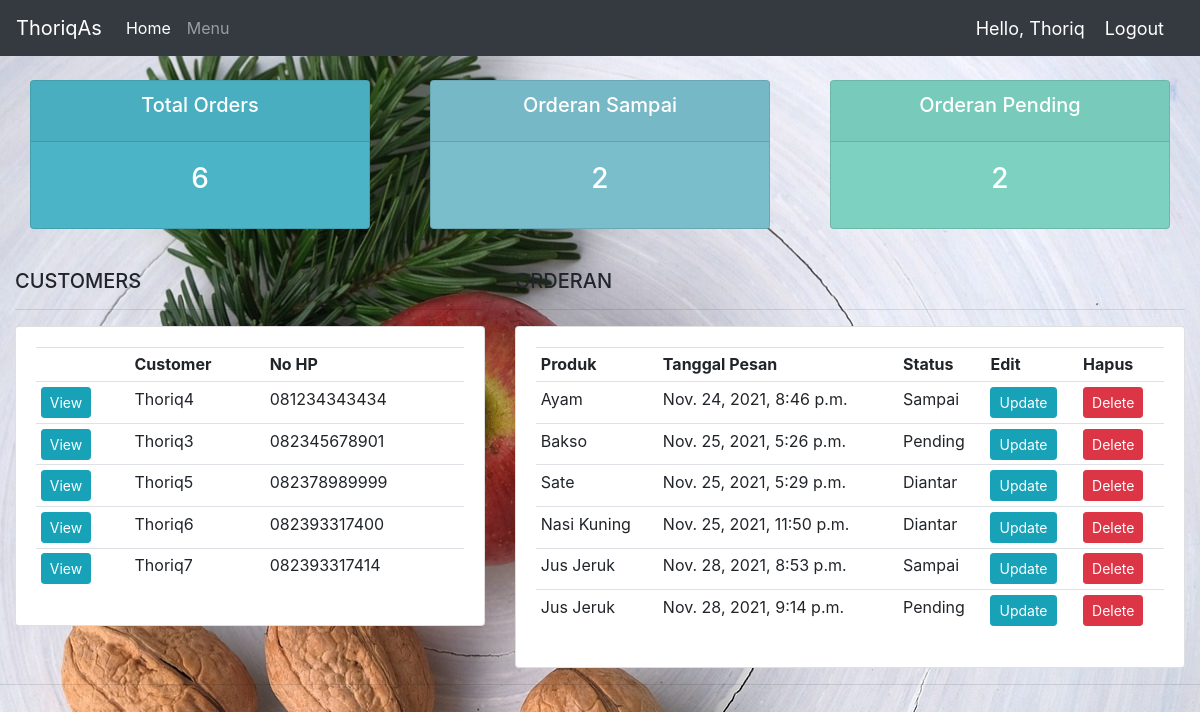
The app's page / (signed in) with its own data.
### accounts/models.py (models this page shows, shortened)
class Customer(models.Model):
	user = models.OneToOneField(User, null=True, on_delete=models.CASCADE)
	name = models.CharField(max_length=200, null=True)
	phone = models.CharField(max_length=200, null=True)
	email = models.CharField(max_length=200, null=True)
	date_created = models.DateTimeField(auto_now_add=True, null=True)

class Order(models.Model):
	STATUS = (
			('Pending', 'Pending'),
			('Diantar', 'Diantar'),
			('Sampai', 'Sampai'),
			)
	customer = models.ForeignKey(Customer, null=True, on_delete= models.SET_NULL)
	product = models.ForeignKey(Product, null=True, on_delete= models.SET_NULL)
	date_created = models.DateTimeField(auto_now_add=True, null=True)
	status = models.CharField(max_length=200, null=True, choices=STATUS)
	note = models.CharField(max_length=1000, null=True)

class Product(models.Model):
	CATEGORY = (
			('Indoor', 'Indoor'),
			('Out Door', 'Out Door'),
			)
	name = models.CharField(max_length=200, null=True)
	price = models.FloatField(null=True)
	category = models.CharField(max_length=200, null=True, choices=CATEGORY)
	description = models.CharField(max_length=200, null=True, blank=True)
	date_created = models.DateTimeField(auto_now_add=True, null=True)
	tags = models.ManyToManyField(Tag)
	def __str__(self):
		return self.name

### accounts/decorators.py (the view)
	def wrapper_function(request, *args, **kwargs):
		group = None
		if request.user.groups.exists():
			group = request.user.groups.all()[0].name
		if group == 'customer':
			return redirect('user-page')
		if group == 'admin':
			return view_func(request, *args, **kwargs)

### accounts/views.py (called while the page is built)
@login_required(login_url='login')
@admin_only
def home(request):
	orders = Order.objects.all()
	customers = Customer.objects.all()
	total_customers = customers.count()
	total_orders = orders.count()
	Sampai = orders.filter(status='Sampai').count()
	pending = orders.filter(status='Pending').count()
	context = {'orders':orders, 'customers':customers,
	'total_orders':total_orders,'Sampai':Sampai,
	'pending':pending }
	return render(request, 'accounts/dashboard.html', context)

### accounts/templates/accounts/dashboard.html (shortened to what this page needs)
{%  extends 'accounts/main.html' %}
{% block content %}
{%  include 'accounts/status.html' %}
{% load static %}
<!DOCTYPE html>
<html>
<head>
</head>
<br>
<div class="row">
	<div class="col-md-5">
		<h5>CUSTOMERS</h5>
		<hr>
		<div class="card card-body">
			<table class="table table-sm">
				<tr>
					<th></th>
					<th>Customer</th>
					<th>No HP</th>
				</tr>
				{% for customer in customers %}
					<tr>
						<td><a class="btn btn-sm btn-info" href="{% url 'customer' customer.id %}">View</a></td>
						<td>{{customer.name}}</td>
						<td>{{customer.phone}}</td>
					</tr>
				{% endfor %}
			</table>
		</div>
	</div>
	<div class="col-md-7">
		<h5>ORDERAN</h5>
		<hr>
		<div class="card card-body">
			<table class="table table-sm">
				<tr>
					<th>Produk</th>
					<th>Tanggal Pesan</th>
					<th>Status</th>
					<th>Edit</th>
					<th>Hapus</th>
				</tr>
				{% for order in orders %}
					<tr>
						<td>{{order.product}}</td>
						<td>{{order.date_created}}</td>
						<td>{{order.status}}</td>
						<td><a class="btn btn-sm btn-info" href="{% url 'update_order' order.id %}">Update</a></td>
						<td><a class="btn btn-sm btn-danger" href="{% url 'delete_order' order.id %}">Delete</a></td>
					</tr>
				{% endfor %}
			</table>
		</div>
	</div>
</div>
{% endblock %}

### accounts/templates/accounts/main.html (shortened to what this page needs)
{% load static %}
<!DOCTYPE html>
<html>
<head>
	<link rel="stylesheet" href="https://stackpath.bootstrapcdn.com/bootstrap/4.3.1/css/bootstrap.min.css">
	<link rel="stylesheet" type="text/css" href="{% static '/css/main.css' %}">
</head>
<body>
	{%  include 'accounts/navbar.html' %}
	<div class="container-fluid">
	{% block content %}
	{% endblock %}
    </div>
	<hr>
</body>
</html>

### accounts/templates/accounts/navbar.html (shortened to what this page needs)
{% load static %}
  <nav class="navbar navbar-expand-lg navbar-dark bg-dark">
    <a class="navbar-brand" href="#"> ThoriqAs</a>
    <div class="collapse navbar-collapse" id="navbarNav">
      <ul class="navbar-nav">
        <li class="nav-item active">
          <a class="nav-link" href="{% url 'home' %}">Home</a>
        </li>
        <li class="nav-item">
          <a class="nav-link" href="{% url 'products' %}">Menu</a>
        </li>
      </ul>
    </div>
    <span class="hello-msg">Hello, {{request.user}}</span>
    <span ><a  class="hello-msg" href="{% url 'logout' %}">Logout</a></span>
  </nav>

### accounts/templates/accounts/status.html
<br>
<div class="row">
	<div class="col">
		<div class="col-md">
			<div class="card text-center text-white  mb-3" id="total-orders">
			  	<div class="card-header">
			  		<h5 class="card-title">Total Orders</h5>
			  	</div>
			  	<div class="card-body">
			    	<h3 class="card-title">{{total_orders}}</h3>
			  	</div>
			</div>
		</div>
	</div>
	<div class="col">
		<div class="col-md">
			<div class="card text-center text-white  mb-3" id="orders-delivered">
			  	<div class="card-header">
			  		<h5 class="card-title">Orderan Sampai</h5>
			  	</div>
			  	<div class="card-body">
			    	<h3 class="card-title">{{Sampai}}</h3>
			  	</div>
			</div>
		</div>
	</div>
	<div class="col">
		<div class="col-md">
			<div class="card text-center text-white  mb-3" id="orders-pending">
			  	<div class="card-header">
			  		<h5 class="card-title">Orderan Pending</h5>
			  	</div>
			  	<div class="card-body">
			    	<h3 class="card-title">{{pending}}</h3>
			  	</div>
			</div>
		</div>
	</div>
</div>

### static/css/main.css (style rules this page uses)
body { background-color: #ebeff5; }
#total-orders { background-color: #4cb4c7; }
#orders-delivered { background-color: #7abecc; }
#orders-pending { background-color: #7CD1C0; }

### accounts/templates/accounts/navbar.html (style rules this page uses)
.hello-msg { font-size: 18px; color: #fff; margin-right: 20px; }

### records on screen
Customer: name "Thoriq4", phone "081234343434"
Customer: name "Thoriq3", phone "082345678901"
Customer: name "Thoriq5", phone "082378989999"
Customer: name "Thoriq6", phone "082393317400"
Customer: name "Thoriq7", phone "082393317414"
Order: product "Ayam", date_created "Nov. 24, 2021, 8:46 p.m.", status "Sampai"
Order: product "Bakso", date_created "Nov. 25, 2021, 5:26 p.m.", status "Pending"
Order: product "Sate", date_created "Nov. 25, 2021, 5:29 p.m.", status "Diantar"
Order: product "Nasi Kuning", date_created "Nov. 25, 2021, 11:50 p.m.", status "Diantar"
Order: product "Jus Jeruk", date_created "Nov. 28, 2021, 8:53 p.m.", status "Sampai"
Order: product "Jus Jeruk", date_created "Nov. 28, 2021, 9:14 p.m.", status "Pending"

### other values on screen
{{ request.user }} "Thoriq"
{{ total_orders }} "6"
{{ Sampai }} "2"
{{ pending }} "2"
